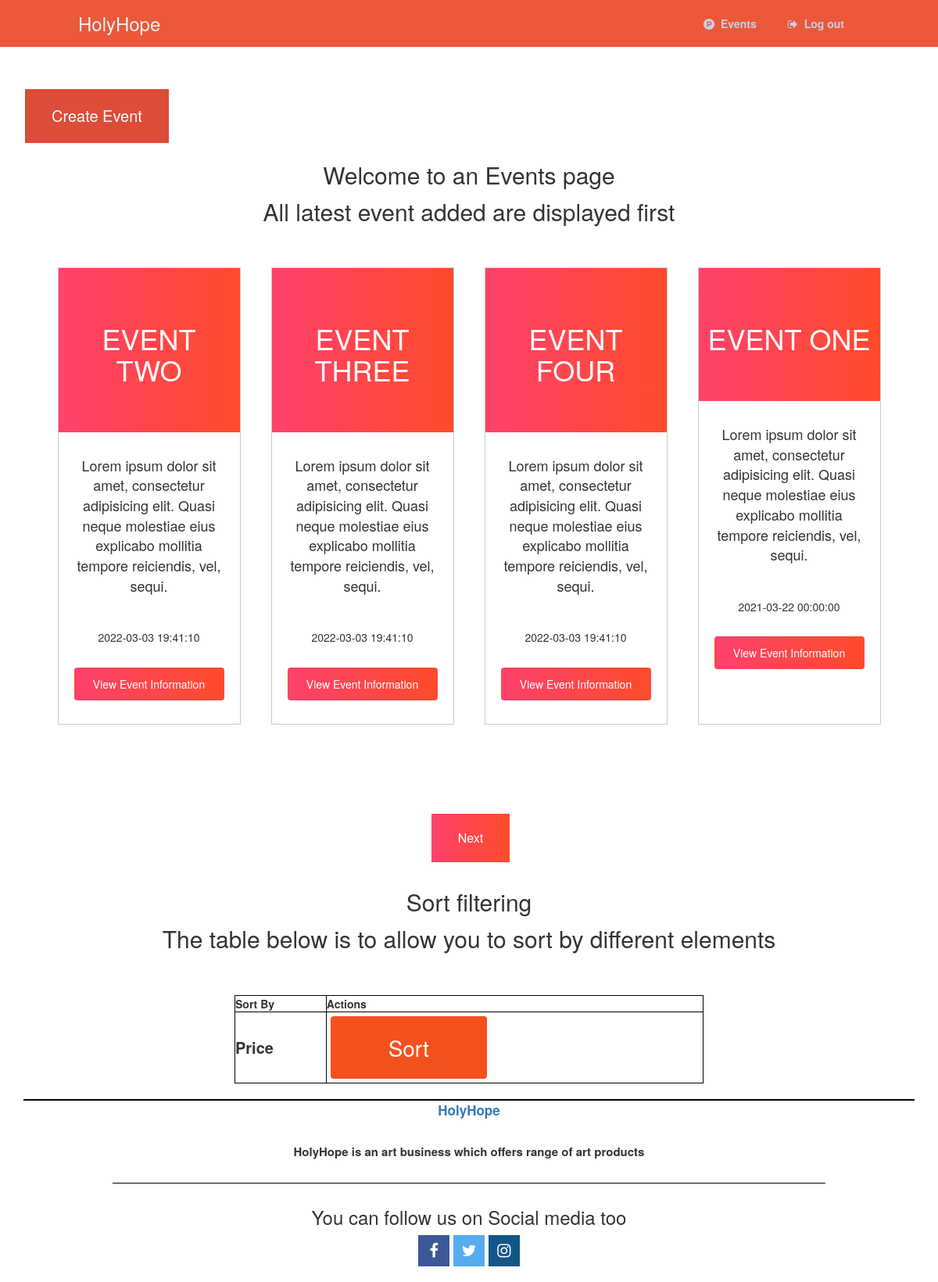
Screenshot of /readevent.php (signed in) with the database file from the repository.
### tables this page shows
CREATE TABLE `events` (
  `id` int(11) NOT NULL,
  `name` varchar(50) NOT NULL,
  `description` text NOT NULL,
  `event_date` timestamp NOT NULL DEFAULT current_timestamp(),
  `price` decimal(10,0) NOT NULL,
  `location` varchar(100) NOT NULL
);

### readevent.php (the view, shortened to what this page needs)
<?php
$pdo = pdo_connect_mysql();
$num_products_on_each_page = 4;
$current_page = isset($_GET['p']) && is_numeric($_GET['p']) ? (int)$_GET['p'] : 1;
$stmt = $pdo->prepare('SELECT * FROM events  ORDER BY event_date DESC LIMIT ?,?');
$stmt->bindValue(1, ($current_page - 1) * $num_products_on_each_page, PDO::PARAM_INT);
$stmt->bindValue(2, $num_products_on_each_page, PDO::PARAM_INT);
$stmt->execute();
$events = $stmt->fetchAll(PDO::FETCH_ASSOC);
$total_products = $pdo->query('SELECT * FROM events')->rowCount();
?>
<?php include 'header.php'; ?>
  <div class="container">
  <a href="createevent.php" class="create-action">Create Event</a>
    <div class="heading">
      <h2>Welcome to an Events page</h2>
      <p>All latest event added are displayed first</p>
    </div>
    <div class="row">
        <?php foreach ($events as $event): ?>
      <div class="card">
        <div class="card-header">
          <h1><?= $event['name']?></h1>
        </div>
        <div class="card-body">
          <p>
          <?= $event['description']?>
          </p>
          <br/>
          <h5>
          <?= $event['event_date']?>
        </h5>
          <a href="viewevent.php?id=<?=$event['id']?>" class="btn">View Event Information</a>
        </div>
      </div>
      <?php endforeach; ?>
    </div>
  </div>
  <div class="center">
        <?php if ($total_products > ($current_page * $num_products_on_each_page) - $num_products_on_each_page + count($events)): ?>
        <button class="main-button" onclick="document.location='readevent.php?page=events&p=<?=$current_page+1?>'">Next</button>
        <?php endif; ?>
  </div>
  <div class="heading">
      <h2>Sort filtering</h2>
      <p>The table below is to allow you to sort by different elements</p>
  </div>
  <table>
    <tr>
      <th>Sort By</th>
      <th>Actions</th>
    </tr>
    <tr>
      <td class="text-weight">Price</td>
      <td><button class="sort-button" onclick="document.location='sortbyprice.php'" ><span>Sort</span></button></td>
    </tr>
  </table>
  <?php include 'footer.php'; ?>

### header.php (shortened to what this page needs)
<!DOCTYPE html>
<html>
<head>
  <link rel="stylesheet" href="style.css">
  <link rel="stylesheet" href="https://use.fontawesome.com/releases/v5.7.1/css/all.css">
  <link rel="stylesheet" href="https://cdnjs.cloudflare.com/ajax/libs/font-awesome/4.7.0/css/font-awesome.min.css">
  <link rel="stylesheet" href="https://maxcdn.bootstrapcdn.com/bootstrap/3.4.1/css/bootstrap.min.css">
</head>
<body>
<nav class="navtop">
      <div>
        <h1>HolyHope </h1>
            <a href="readevent.php"><i class="fa fa-product-hunt"></i>Events</a>
            <a href="logout.php"><i class="fa fa-sign-out"></i>Log out</a>
      </div>
      </nav>

### footer.php
<footer>
    <div class="contact-content text-center">
      <a href="readevent.php">HolyHope</a>
      <p> HolyHope is an art business which offers range of art products</p>
    <div class="contact-social">
      <h3> You can follow us on Social media too</h3>
      <a href="https://www.facebook.com/" class="fa fa-facebook"></a>
      <a href="https://twitter.com/?lang=en-gb" class="fa fa-twitter"></a>
      <a href="https://www.instagram.com/" class="fa fa-instagram"></a>
    </div>
  </footer>
</body>

### style.css (style rules this page uses)
* { padding: 0; margin: 0; box-sizing: border-box; }
body { background: #fefefe; font-family: sans-serif; }
.container { width: 90%; margin: 50px auto; }
.heading { text-align: center; font-size: 30px; margin-bottom: 50px; }
h3 { text-align: center; }
.row { display: flex; flex-direction: row; justify-content: space-around; flex-flow: wrap; }
.navtop { background-color: #ec583a; height: 60px; width: 100%; border: 0; }
.navtop div { display: flex; margin: 0 auto; width: 1000px; height: 100%; }
.navtop div h1, .navtop div a { display: inline-flex; align-items: center; }
.navtop div h1 { flex: 1; font-size: 24px; padding: 0; margin: 0; color: #ecf0f6; font-weight: normal; }
.navtop div a { padding: 0 20px; text-decoration: none; color: #c5d2e5; font-weight: bold; }
.navtop div a i { padding: 2px 8px 0 0; }
.main-button { background: linear-gradient(to right, #ff416c, #ff4b2b); border: none; color: white; padding: 20px; text-align: center; text-decoration: none; display: inline-block; font-size: 16px; margin: 4px 2px; width: 100%; cursor: pointer; }
.sort-button { display: inline-block; border-radius: 4px; background-color: #f4511e; border: none; color: #FFFFFF; text-align: center; font-size: 28px; padding: 20px; width: 200px; transition: all 0.5s; cursor: pointer; margin: 5px; }
.sort-button span { cursor: pointer; display: inline-block; position: relative; transition: 0.5s; }
.sort-button span:after { content: '\00bb'; position: absolute; opacity: 0; top: 0; right: -20px; transition: 0.5s; }
.text-weight { font-weight: bold; font-size: 20px; }
.center { margin: auto; width: 10%; padding: 10px; }
.card { width: 20%; background: #fff; border: 1px solid #ccc; margin-bottom: 50px; transition: 0.3s; }
.card-header { text-align: center; padding: 50px 10px; background: linear-gradient(to right, #ff416c, #ff4b2b); color: #fff; }
.card-body { padding: 30px 20px; text-align: center; font-size: 18px; }
table, th, td { border:1px solid black; }
table { width: 50%; margin: auto; }
.card-body .btn { display: block; color: #fff; text-align: center; background: linear-gradient(to right, #ff416c, #ff4b2b); margin-top: 30px; text-decoration: none; padding: 10px 5px; }
button { background-color: #ff0059; color: white; padding: 14px 20px; margin: 8px 0; border: none; cursor: pointer; width: 100%; }
.create-action { background-color: #dd4b39; border: none; color: white; padding: 20px 34px; text-align: center; text-decoration: none; display: inline-block; font-size: 20px; margin: 4px 2px; cursor: pointer; }
footer { margin: 20px auto; font-size: 17px; font-weight: bold; text-align: center; border-top: 2px solid black; display: block; width: 95%; }
.contact-content p { font-size: 15px; margin: 30px 0 60px; position: relative; }
.contact-content p::after { background: black; bottom: -30px; content: ""; height: 1px; left: 50%; position: absolute; transform: translate(-50%); width: 80%; }
.contact-social .fa { padding: 10px; font-size: 20px; width: 40px; text-align: center; text-decoration: none; margin: auto; }
.fa-facebook { background: #3B5998; color: white; }
.fa-twitter { background: #55ACEE; color: white; }
.fa-instagram { background: #125688; color: white; }

### rows the page displays
events: name "EVENT TWO", description "Lorem ipsum dolor sit amet, consectetur adipisicing elit. Quasi neque molestiae eius explicabo mollitia tempore reiciendis, vel, sequi.", event_date "2022-03-03 19:41:10"
events: name "EVENT THREE", description "Lorem ipsum dolor sit amet, consectetur adipisicing elit. Quasi neque molestiae eius explicabo mollitia tempore reiciendis, vel, sequi.", event_date "2022-03-03 19:41:10"
events: name "EVENT FOUR", description "Lorem ipsum dolor sit amet, consectetur adipisicing elit. Quasi neque molestiae eius explicabo mollitia tempore reiciendis, vel, sequi.", event_date "2022-03-03 19:41:10"
events: name "EVENT ONE", description "Lorem ipsum dolor sit amet, consectetur adipisicing elit. Quasi neque molestiae eius explicabo mollitia tempore reiciendis, vel, sequi.", event_date "2021-03-22 00:00:00"
